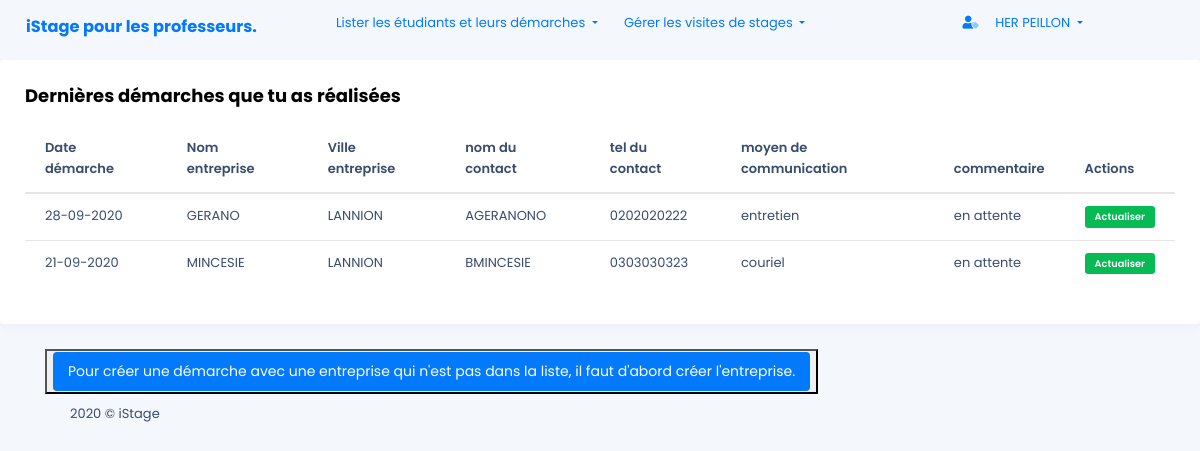
/front_end/lister_demarches.php (signed in), run on the app's committed database.
### tables this page shows
CREATE TABLE IF NOT EXISTS SALARIE
 (
   ID_SALARIE SMALLINT  AUTO_INCREMENT ,
   ID_ENTREPRISE SMALLINT NOT NULL  ,
   NOM_SALARIE CHAR(32) NOT NULL  ,
   PRENOM_SALARIE CHAR(32) NOT NULL  ,
   TEL_SALARIE CHAR(10) NOT NULL  ,
   EMAIL_SALARIE CHAR(32) NOT NULL  
   , PRIMARY KEY (ID_SALARIE) 
 );

CREATE TABLE IF NOT EXISTS DEMARCHE
 (
   ID_DEMARCHE SMALLINT AUTO_INCREMENT ,
   ID_ETUDIANT SMALLINT NOT NULL  ,
   ID_MOYEN SMALLINT NOT NULL  ,
   ID_SALARIE SMALLINT NOT NULL  ,
   DATE_DEMARCHE DATETIME NOT NULL  ,
   COMMENTAIRE CHAR(255) NOT NULL  
   , PRIMARY KEY (ID_DEMARCHE) 
 );

CREATE TABLE IF NOT EXISTS ENTREPRISE
 (
   ID_ENTREPRISE SMALLINT AUTO_INCREMENT ,
   NOM_ENTREPRISE CHAR(32) NOT NULL  ,
   ADRESSE_ENTREPRISE CHAR(255) NOT NULL  ,
   CP_ENTREPRISE CHAR(5) NOT NULL  ,
   VILLE_ENTREPRISE CHAR(32) NOT NULL  ,
   TEL_ENTREPRISE CHAR(10) NOT NULL  ,
   EMAIL_ENTREPRISE CHAR(32) NOT NULL  ,
   REFUS_ANNEESIO1 BOOLEAN NOT NULL DEFAULT FALSE ,
   REFUS_ANNEE_SIO2 BOOLEAN NOT NULL  DEFAULT FALSE
   , PRIMARY KEY (ID_ENTREPRISE) 
 );

CREATE TABLE IF NOT EXISTS MOYENCOM
 (
   ID_MOYEN SMALLINT AUTO_INCREMENT ,
   LIBELLE_MOYEN CHAR(32) NOT NULL  
   , PRIMARY KEY (ID_MOYEN) 
 );

### back_end/show-data_etudiant.php (called while the page is built, shortened)
<?php
$id_et=$_SESSION['id'];
$stmt = $db->prepare(
    "SELECT ENTREPRISE.ID_ENTREPRISE, NOM_ENTREPRISE,VILLE_ENTREPRISE, NOM_SALARIE,
           TEL_SALARIE,DATE_DEMARCHE,COMMENTAIRE,LIBELLE_MOYEN
        FROM salarie,demarche,entreprise,moyencom
        WHERE MOYENCOM.ID_MOYEN=DEMARCHE.ID_MOYEN AND
              DEMARCHE.ID_SALARIE=SALARIE.ID_SALARIE AND
            ENTREPRISE.ID_ENTREPRISE= SALARIE.ID_ENTREPRISE AND
            DEMARCHE.ID_ETUDIANT=:id
        ORDER BY DATE_DEMARCHE  DESC"
);
$stmt->bindValue(':id', $id_et, PDO::PARAM_INT);
$stmt->execute();
$demarches = $stmt->fetchAll(PDO::FETCH_BOTH);
?>

### front_end/lister_dern_dem_et.php (the view)
<div class="row">
    <div class="col-md-12">
        <div class="card">
            <div class="card-body">
                 <h5 class="card-title">Dernières démarches que tu as réalisées</h5>
                 <div class="table-responsive">
                 <table class="table">
                        <thead>
                            <tr>
                                                <th scope="col">Date démarche</th>
                                                <th scope="col">Nom entreprise</th>
                                                <th scope="col">Ville entreprise</th>
                                                <th scope="col">nom du contact</th>
                                                <th scope="col">tel du contact</th>
                                                <th scope="col">moyen de communication</th>
                                                <th scope="col">commentaire</th>
                                                <th scope="col">Actions</th>
                             </tr>
                        </thead>
                        <tbody>
                            <?php
                                 foreach( $demarches as $row ) {
                                    echo '
                                    <tr>
                                        <td>'. join('-',array_reverse(explode('-',substr($row['DATE_DEMARCHE'],0,10)))).'</td>
                                        <td>'. $row['NOM_ENTREPRISE'].'</td>
                                        <td>'. $row['VILLE_ENTREPRISE'].'</td>
                                        <td>'. $row['NOM_SALARIE'].'</td>
                                        <td>'. $row['TEL_SALARIE'].'</td>
                                        <td>'. $row['LIBELLE_MOYEN'].'</td>
                                        <td>'. $row['COMMENTAIRE'].'</td>
                                        <td>
                                            <a href="creer_demarche.php?id='.$row['ID_ENTREPRISE'].'" <span class="badge badge-success">Actualiser</span></a>
                                        </td>
                                    </tr>
                                '; } ?>
                        </tbody>
                    </table>
                 </div>
            </div>
        </div>
    </div>
</div>

### front_end/lister_demarches.php (shortened to what this page needs)
<!DOCTYPE html>
<html lang="fr">
<?php
include '../includes/header.php';
include '../back_end/show-data_etudiant.php';
?>
<body>
    <?php include '../includes/barnav.php';
    include 'lister_dern_dem_et.php'; ?>
    <div class="container">
        <div class="row">
            <div class="col-sm-12">
                <button type="button" name="creer_entreprise">
                    <a href="creer_entreprise.php" class="btn btn-block btn-primary btn-lg">Pour créer une démarche avec une entreprise qui n'est pas dans la liste, il faut d'abord créer l'entreprise.</a>
                </button>
            </div>
        </div>
    </div>
    <div class="lime-footer">
        <div class="container">
            <div class="row">
                <div class="col-md-12">
                    <span class="footer-text">2020 © iStage</span>
                </div>
            </div>
        </div>
    </div>
</body>
</html>

### includes/header.php (shortened to what this page needs)
<head>
    <link href="../assets/fonts/all.css" rel="stylesheet">
    <link rel="stylesheet" href="https://maxcdn.bootstrapcdn.com/bootstrap/4.0.0/css/bootstrap.min.css">
    <link href="../assets/plugins/font-awesome/css/all.min.css" rel="stylesheet">
    <link href="../assets/plugins/toastr/toastr.min.css" rel="stylesheet">
    <link href="../assets/css/custom.css" rel="stylesheet">
    <link href="../assets/css/lime.min.css" rel="stylesheet">
</head>

### includes/barnav.php (shortened to what this page needs)
<nav class="navbar navbar-expand-lg">
  <?php
  if ($_SESSION['rank'] == "professeur") {
    echo '
    <h2 class="navbar-brand nav-link" >
      <a
        href="tdb_professeur.php">
           iStage  pour les  professeurs.
      </a>
    </h2>
    <ul class=" collapse navbar-collapse">
        <li class="nav-link dropdown">
            <a class="dropdown-toggle" data-toggle="dropdown" href="#">
                 Lister les étudiants et leurs démarches
            </a>
              <ul class="dropdown-menu">
                  <li>
                  <a href="lister_entreprises.php?classe=SIO1"> BTS SIO1</a>
                  </li>
                  <li>
                  <a href="lister_entreprises.php?classe=SIO2"> BTS SIO2</a>
                  </li>
              </ul>
       </li>
        <li class="nav-link dropdown">
              <a class="dropdown-toggle" data-toggle="dropdown" href="#">
                Gérer les visites de stages
              </a>
              <ul class="dropdown-menu">
                  <li>
                  <a href="emettre_voeux.php"> émettre des voeux de visites</a>
                  </li>
                  <li>
                  <a href="afficher_visites.php"> afficher les visites fixées</a>
                  </li>
              </ul>
        </li>
  </ul>
  ';
  }
  ?>
  <ul class=" collapse navbar-collapse">
    <li class=" nav-link dropdown">
      <a class="dropdown-toggle" data-toggle="dropdown" href="#">
        <i class="fad fa-user-tag mr-3"></i>
        <?php echo ucfirst($_SESSION['prenom']) . " " . ucfirst($_SESSION['nom']); ?>
      </a>
    </li>
  </ul>
</nav>

### assets/css/custom.css (style rules this page uses)
body { font-size: 1rem; font-family: Roboto, sans-serif; font-weight: initial; line-height: normal; -webkit-font-smoothing: antialiased }
.h1, .h2, .h3, .h4, .h5, .h6, h1, h2, h3, h4, h5, h6 { font-weight: 700 }
.h2, h2 { font-size: 1.875rem }
.h5, h5 { font-size: 1rem }
body, html { overflow-x: hidden; padding-right: 0 !important }
* { box-sizing: border-box }

### data on the page
salarie: demarche.DATE_DEMARCHE "28-09-2020", ID_ENTREPRISE.NOM_ENTREPRISE "GERANO", ID_ENTREPRISE.VILLE_ENTREPRISE "LANNION", NOM_SALARIE "AGERANONO", TEL_SALARIE "0202020222", moyencom.LIBELLE_MOYEN "entretien", demarche.COMMENTAIRE "en attente"
salarie: demarche.DATE_DEMARCHE "21-09-2020", ID_ENTREPRISE.NOM_ENTREPRISE "MINCESIE", ID_ENTREPRISE.VILLE_ENTREPRISE "LANNION", NOM_SALARIE "BMINCESIE", TEL_SALARIE "0303030323", moyencom.LIBELLE_MOYEN "couriel", demarche.COMMENTAIRE "en attente"

### other printed values
$_SESSION['prenom'] "HER"
$_SESSION['nom'] "PEILLON"
